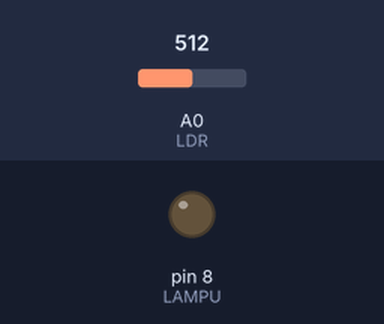
Bench run of a sketch on a simulated Arduino Uno, built with avr-gcc and run on an emulated ATmega328P. On the bench: output pins drawn as LEDs (lit = HIGH). The inputs (shaded band) are chosen by the test bench; at power-on: A0 (LDR) = 512.

Above: at 1.2 s.
1.3 s: A0 (LDR) set to 484
At 2.6 s:
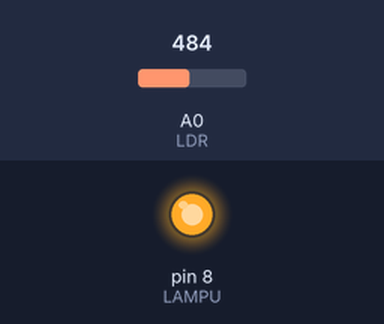
2.9 s: A0 (LDR) set to 510
At 3.9 s:
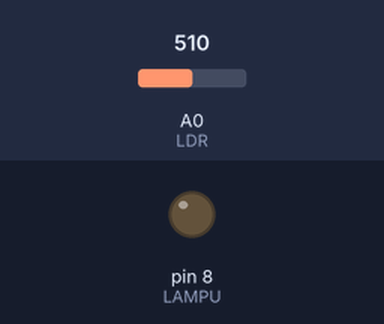
4.5 s: A0 (LDR) set to 490
At 5.1 s:
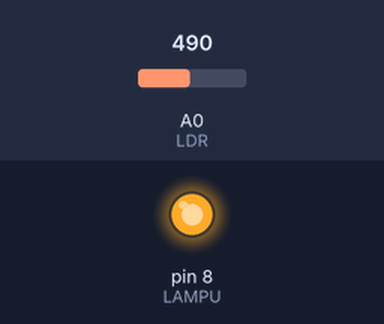
Timing chart, 0 to 7.5 s (numbered marks = the images above; inputs shaded):
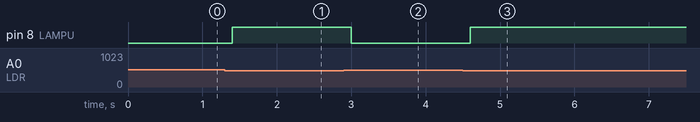

The sketch:

02_Lampu_Otomatis.ino
```cpp
const int LDR = A0;
const int LAMPU = 8;
const int BATAS_GELAP = 500;

void setup() {
  pinMode(LAMPU, OUTPUT);
}

void loop() {
  int nilaiCahaya = analogRead(LDR);
  digitalWrite(LAMPU, nilaiCahaya < BATAS_GELAP ? HIGH : LOW);
  delay(200);
}
```

Measured:
- the behaviour switches between 500 and 499 on A0 (LDR) (found by bisection; images 0 and 1)
- after the input at 1.3 s, pin 8 (LAMPU): LOW → HIGH after 0.10 s
- after the input at 2.9 s, pin 8 (LAMPU): HIGH → LOW after 0.10 s
- after the input at 4.5 s, pin 8 (LAMPU): LOW → HIGH after 0.10 s
